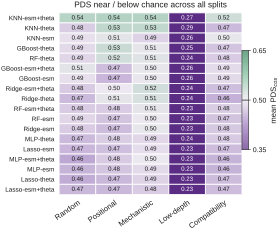

Recreate this plot in Python.
"""Fig 4a: PDS_cos across the 5 generalization splits (in-house methods).

Message: alignment PDS sits near/below the 0.50 chance line across ALL splits,
and collapses well below chance under the Low-depth split. Rows are the 18
feature-model heads (D.is_inhouse), columns the 5 held-in splits. Cell value is
the mean PDS_cos over all variants x genes for that (method, split).

Numbers plotted trace to results/results_v4_exttheta.csv (committed grid),
aggregated here with a plain mean of PDS_cos; nothing is fabricated.
"""
from __future__ import annotations

import os
import sys

import numpy as np
from matplotlib.colors import TwoSlopeNorm

sys.path.insert(0, os.path.dirname(os.path.dirname(os.path.abspath(__file__))))
import nm_style as S
import remote_data as D


def main() -> None:
    S.apply_rcparams()

    df = D.exttheta()
    inhouse = sorted(m for m in df.method.unique() if D.is_inhouse(m))

    piv = (
        df[df.method.isin(inhouse)]
        .groupby(["method", "split"])["PDS_cos"]
        .mean()
        .unstack()[D.SPLIT_ORDER]
    )
    # order rows by overall mean PDS (best at top) for a readable gradient
    piv = piv.loc[piv.mean(axis=1).sort_values(ascending=False).index]

    methods = list(piv.index)
    splits = list(piv.columns)
    M = piv.to_numpy()

    print("mean PDS_cos per split:", dict(zip(splits, piv.mean(axis=0).round(3))))
    print("global min/max:", round(M.min(), 3), round(M.max(), 3))

    # diverging map centred on chance (0.50); symmetric range keeps the centre honest
    vmin, vmax, vcen = 0.35, 0.65, 0.50
    norm = TwoSlopeNorm(vmin=vmin, vcenter=vcen, vmax=vmax)
    cmap = plt_cmap()

    fig, ax = S.panel(60, 60)

    nrow, ncol = M.shape
    # pcolormesh renders as vector (no rasterized flag). Rows top-to-bottom:
    # place row 0 at the top by inverting the y axis after drawing.
    x_edges = np.arange(ncol + 1)
    y_edges = np.arange(nrow + 1)
    ax.pcolormesh(x_edges, y_edges, M, cmap=cmap, norm=norm,
                  edgecolors="white", linewidth=0.6)

    # annotate each cell (centre) with 2-dp value; text colour for contrast
    for i in range(nrow):
        for j in range(ncol):
            v = M[i, j]
            rgba = cmap(norm(v))
            lum = 0.299 * rgba[0] + 0.587 * rgba[1] + 0.114 * rgba[2]
            tc = "white" if lum < 0.5 else S.INK
            ax.text(j + 0.5, i + 0.5, f"{v:.2f}", ha="center", va="center",
                    fontsize=4.4, color=tc)

    ax.set_xlim(0, ncol)
    ax.set_ylim(0, nrow)
    ax.invert_yaxis()  # row 0 (best method) at the top
    ax.set_aspect("auto")

    # column ticks: split role labels (centred on cells)
    ax.set_xticks(np.arange(ncol) + 0.5)
    ax.set_xticklabels([D.SPLIT_LABELS[s] for s in splits], rotation=35,
                       ha="right", rotation_mode="anchor", fontsize=5.5)
    # row ticks: method names
    ax.set_yticks(np.arange(nrow) + 0.5)
    ax.set_yticklabels(methods, fontsize=4.6)

    ax.tick_params(length=0)
    for side in ("top", "right", "left", "bottom"):
        ax.spines[side].set_visible(False)

    # slim colourbar drawn as a vector pcolormesh (fig.colorbar rasterizes).
    cax = fig.add_axes([0.90, 0.30, 0.028, 0.42])
    grad = np.linspace(vmin, vmax, 256)
    cax.pcolormesh(np.array([0, 1]), grad,
                   grad[:-1, None], cmap=cmap, norm=norm,
                   shading="flat", rasterized=False)
    cax.set_xlim(0, 1)
    cax.set_ylim(vmin, vmax)
    cax.set_xticks([])
    cax.yaxis.set_label_position("right")
    cax.yaxis.tick_right()
    cax.set_yticks([0.35, 0.50, 0.65])
    cax.set_yticklabels(["0.35", "0.50", "0.65"], fontsize=5)
    cax.tick_params(length=1.6, width=0.4, pad=1.5)
    for side in ("top", "bottom", "left", "right"):
        cax.spines[side].set_visible(True)
        cax.spines[side].set_linewidth(0.4)
    # mark the chance centre on the bar
    cax.axhline(0.50, color=S.INK, linewidth=0.5)
    cax.set_ylabel("mean PDS$_{cos}$", fontsize=5.5, labelpad=3, rotation=90)

    ax.set_title("PDS near / below chance across all splits",
                 fontsize=6, pad=4)

    S.save(fig, os.path.join(os.path.dirname(os.path.abspath(__file__)),
                             "fig4a_pds_splits"))


def plt_cmap():
    """Colour-blind-safe diverging map: purple (low) -> light -> teal (high)."""
    from matplotlib.colors import LinearSegmentedColormap
    # PuOr-like but tuned; below-chance = purple, above-chance = green/teal
    return LinearSegmentedColormap.from_list(
        "pds_div",
        ["#5B2C83", "#9C79BE", "#EDE8F0", "#7FBF9B", "#2E7D57"],
    )


if __name__ == "__main__":
    main()
